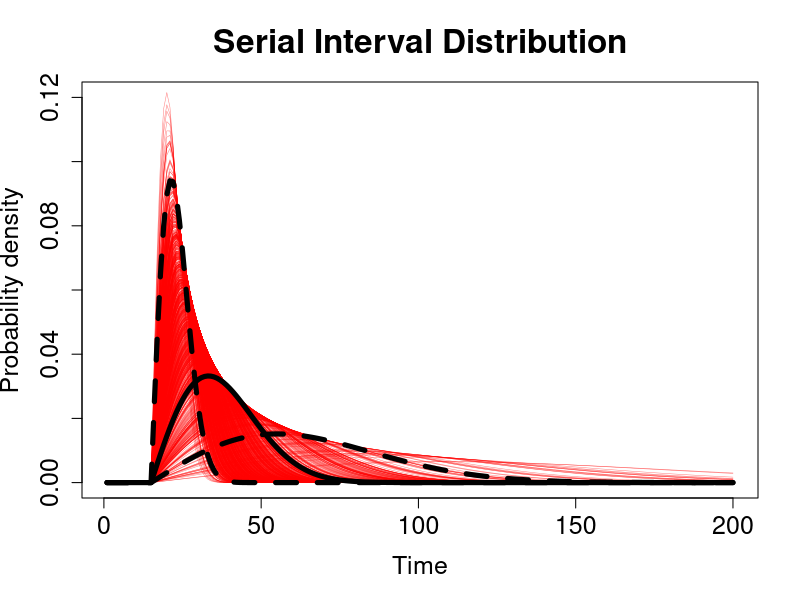

Source code (R):
#################################################################################
## Code generating Figure 5  and expected serial interval quoted in manuscript #
################################################################################

####################
# Define functions #
####################

#truncated normal
rtnorm <- function(n, mean, sd, a = 0, b = 1){
  qnorm(runif(n, pnorm(a, mean, sd), pnorm(b, mean, sd)), mean, sd)
}

## Transparent colors
## Mark Gardener 2015
## www.dataanalytics.org.uk
t_col <- function(color, percent = 10, name = NULL) {
  #	  color = color name
  #	percent = % transparency
  #	   name = an optional name for the color
  ## Get RGB values for named color
  rgb.val <- col2rgb(color)
  ## Make new color using input color as base and alpha set by transparency
  t.col <- rgb(rgb.val[1], rgb.val[2], rgb.val[3],
               max = 255,
               alpha = (100-percent)*255/100,
               names = name)
  ## Save the color
  invisible(t.col)
  
}
## END
l<-function(t,As){
  t[t<0]<-0
  As*t*exp(-0.5*As*t*t)}

line<-function(t,shift=15, A){lines(t,l(t-shift,A),type ="l", lwd=0.5, col= mycol)}

mycol<-t_col("red",percent =50)

# illustration of SI prior with parameters used in main text- this is from a truncated normal distribution, normal uniform bounded distribution version commented out

#incubation period
shift<-15
#Alpha parameter
As<-0.003

t<- c(1:200)

plot(t,l(t-shift,As),type ="l", lwd=0.5, col= "red", xlab = "Time", ylab="Probability density", ylim=c(0,0.12), cex.lab=1.5, cex.axis =1.5 )

#we set a prior for Alpha with mean 0.003 and sd 0.01,using a truncated normal distribution
#As<-runif(300,0.00001,0.02)
As<-rtnorm(1000,0.003,0.01)
#As<-rtnorm(1000,0.002,0.1)


quant<-quantile(As,c(0.025,0.975,0.5))
As_2.5<-quant[1]
As_97.5<-quant[2]
As_0.5<-quant[3]

#2.5% quantile 
t[which.max(l(t-shift,As_2.5))]

#97.5% quantile
t[which.max(l(t-shift,As_97.5))]

#median
t[which.max(l(t-shift,As_0.5))]

for(i in 1:length(As)){
  line(t=t,A=As[i])
}
As<-0.003
lines(t,l(t-shift,As), type ="l", lwd=5, col= "black")
lines(t,l(t-shift,As_2.5), type ="l", lwd=5,lty="dashed", col= "black")
lines(t,l(t-shift,As_97.5), type ="l", lwd=5, lty= "dashed", col= "black")
title("Serial Interval Distribution", cex.main=2)